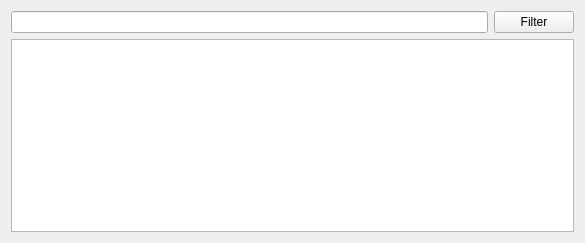
<?xml version="1.0" encoding="UTF-8"?>
<ui version="4.0">
 <class>ZoneBrowser</class>
 <widget class="QWidget" name="ZoneBrowser">
  <property name="geometry">
   <rect>
    <x>0</x>
    <y>0</y>
    <width>585</width>
    <height>243</height>
   </rect>
  </property>
  <property name="windowTitle">
   <string>Zones List</string>
  </property>
  <layout class="QGridLayout" name="gridLayout">
   <item row="0" column="0">
    <widget class="QLineEdit" name="filterEdit"/>
   </item>
   <item row="0" column="1">
    <widget class="QPushButton" name="filterButton">
     <property name="toolTip">
      <string>Filter</string>
     </property>
     <property name="statusTip">
      <string>Filter</string>
     </property>
     <property name="text">
      <string>Filter</string>
     </property>
     <property name="checkable">
      <bool>true</bool>
     </property>
    </widget>
   </item>
   <item row="1" column="0" colspan="2">
    <widget class="QtSqlTableView" name="table">
     <property name="autoScroll">
      <bool>false</bool>
     </property>
     <property name="editTriggers">
      <set>QAbstractItemView::NoEditTriggers</set>
     </property>
     <property name="alternatingRowColors">
      <bool>true</bool>
     </property>
     <property name="selectionMode">
      <enum>QAbstractItemView::SingleSelection</enum>
     </property>
     <property name="selectionBehavior">
      <enum>QAbstractItemView::SelectRows</enum>
     </property>
     <property name="verticalScrollMode">
      <enum>QAbstractItemView::ScrollPerPixel</enum>
     </property>
    </widget>
   </item>
  </layout>
 </widget>
 <customwidgets>
  <customwidget>
   <class>QtSqlTableView</class>
   <extends>QTableView</extends>
   <header>qtsqltableview.h</header>
  </customwidget>
 </customwidgets>
 <resources/>
 <connections/>
</ui>
